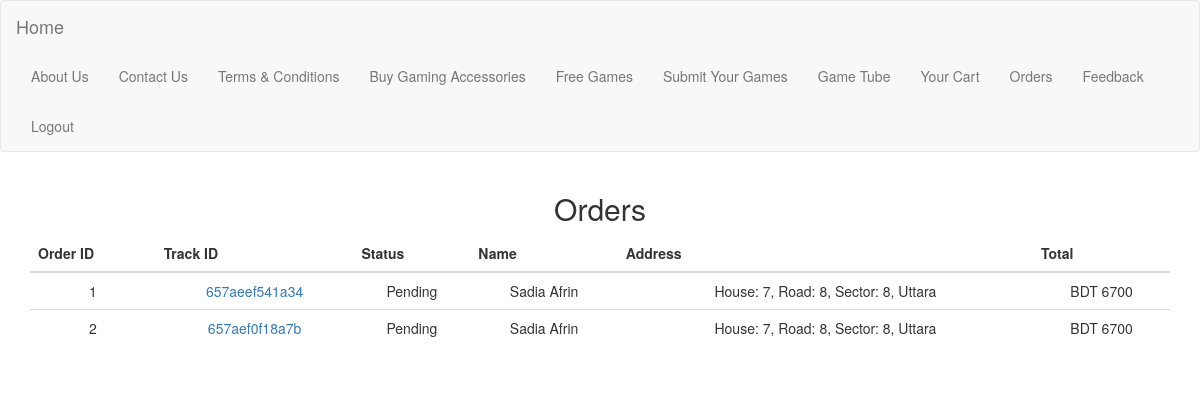
Screenshot of /orders.php (signed in) with the database file from the repository.
### tables this page shows
CREATE TABLE `orders` (
  `order_id` int(11) NOT NULL,
  `track_id` varchar(55) NOT NULL,
  `user_id` int(11) NOT NULL,
  `name` varchar(55) NOT NULL,
  `address` varchar(255) NOT NULL,
  `status` varchar(255) NOT NULL,
  `order_total` int(11) NOT NULL,
  `number` int(55) NOT NULL,
  `del_man_id` int(11) NOT NULL
);

### orders.php (the view, shortened to what this page needs)
<?php
$con = mysqli_connect('localhost', 'root');
mysqli_select_db($con, 'project');
$username = $_SESSION['username'];
$sql = "SELECT * FROM users WHERE username='$username'";
$result = $con->query($sql);
$user = mysqli_fetch_assoc($result);
if ($user) {
    $user_id = $user['id'];
    $sql = "SELECT * FROM orders WHERE user_id=$user_id";
    $orders = $con->query($sql);
}
?>
<!DOCTYPE html>
<html>
<head>
    <link rel="stylesheet" href="css/style.css" />
</head>
<?php include 'Navbar.php' ?>
<body>
    <div class="container">
        <h2>Orders</h2>
        <table class="table">
            <thead>
                <tr>
                    <th>Order ID</th>
                    <th>Track ID</th>
                    <th>Status</th>
                    <th>Name</th>
                    <th>Address</th>
                    <th>Total</th>
                </tr>
            </thead>
            <tbody>
                <?php foreach ($orders as $order) : ?>
                    <tr>
                        <td><?= $order['order_id'] ?></td>
                        <td><a href="http://localhost/Gamers_Hub/tracking.php"><?= $order['track_id'] ?></a></td>
                        <td><?= $order['status'] ?></td>
                        <td><?= $order['name'] ?></td>
                        <td><?= $order['address'] ?></td>
                        <td>BDT <?= $order['order_total'] ?></td>
                    </tr>
                <?php endforeach; ?>
            </tbody>
        </table>
    </div>
</body>
</html>

### style.css (style rules this page uses)
* { margin: 0px; padding: 0px; }
body { font-size: 120%; background: #F8F8FF; text-align: center; }
.container { container-type: relative; text-align: center; margin: auto; }

### rows the page displays
orders: order_id "1", track "657aeef541a34", status "Pending", name "Sadia Afrin", address "House: 7, Road: 8, Sector: 8, Uttara", order_total "6700"
orders: order_id "2", track "657aef0f18a7b", status "Pending", name "Sadia Afrin", address "House: 7, Road: 8, Sector: 8, Uttara", order_total "6700"
